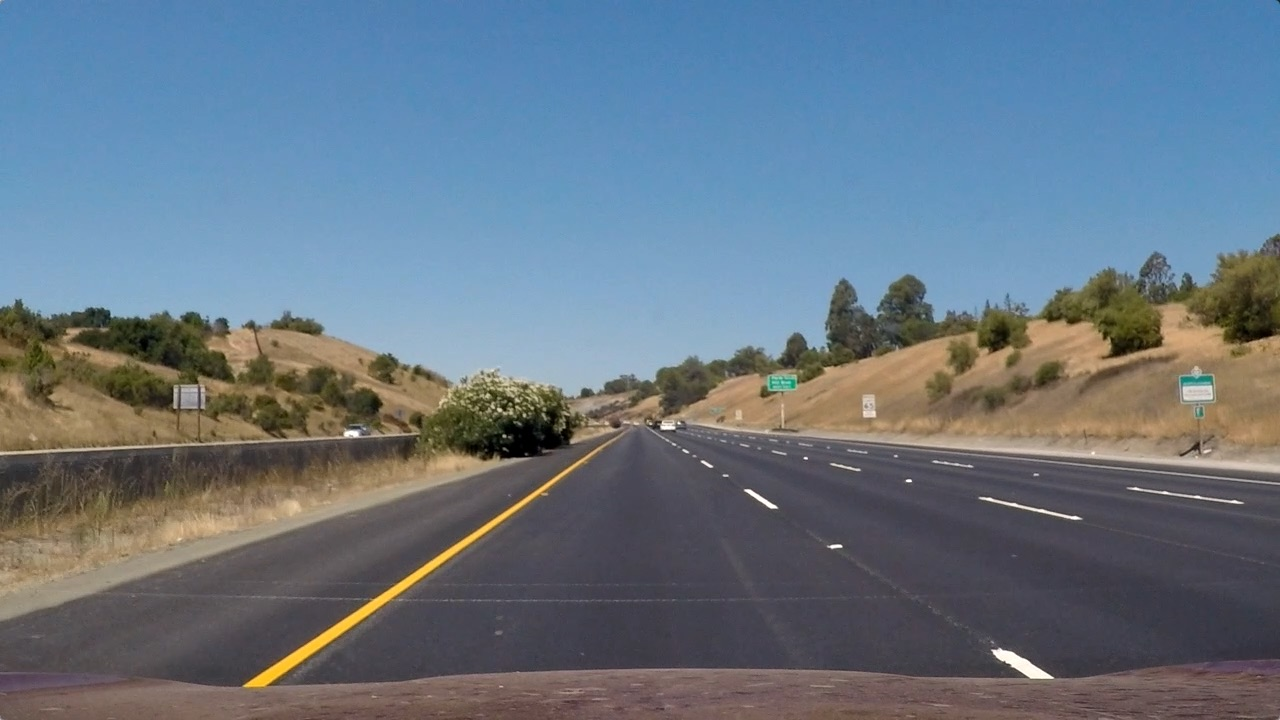
#> input picture PROJECT2_Advanced_Lane_Lines/test_images/straight_lines1.jpg, 1280 x 720 px
$ python thresholding.py   (older library calls are emulated)
#> lines starting #> are read from the running program, lines starting #| are printed output that depends on the picture; after the words box and inside, x2 and y2 are one past the last pixel; in counts of white or black regions, pixels touching at a corner belong together
#> in test_color_n_edge_threshold, img is the input picture: shape (720, 1280, 3); mean B, G, R 131.2, 117.7, 103.2
import numpy as np
import cv2
import matplotlib.pyplot as plt
import os;

def abs_sobel_thresh(img,orient='x',ksize=3,thresh=(0,255)):
    # 1) Convert to grayscale
#> called with orient = 'x', ksize = 3, thresh = (45, 250)
    gray = cv2.cvtColor(img,cv2.COLOR_BGR2GRAY);
    # 2) Take the gradient in x and y separately
    if orient=='x':
        sobel = cv2.Sobel(gray,cv2.CV_64F,1,0,ksize=ksize);
    elif orient=='y':
        sobel = cv2.Sobel(gray,cv2.CV_64F,0,1,ksize=ksize);
    # 3) Take the absolute value of the x and y gradients
    abs_sobel = np.absolute(sobel);
    # 4) Create a binary mask where direction thresholds are met
    mask = (abs_sobel>=thresh[0]) & (abs_sobel<=thresh[1])
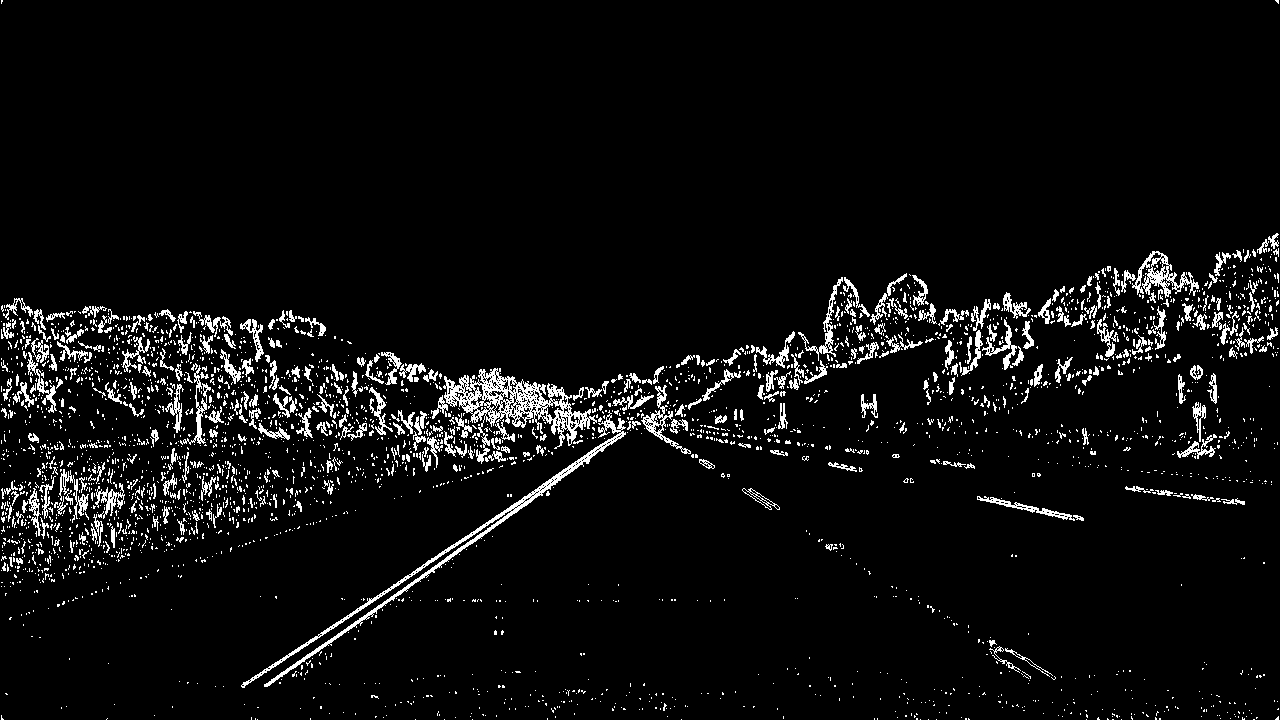
#> mask: shape (720, 1280) bool; 5.3% white in thin lines or dots
    # 6) Return this mask as your binary_output image
    grad_binary = np.zeros_like(abs_sobel) # Remove this line
    grad_binary[mask]=1;
    return grad_binary

def mag_thresh(img, ksize=3, thresh=(0, 255)):
    # print("called with ",mag_thresh)
    # print(" ksize : ",ksize)
    # 1) Convert to grayscale
#> called with ksize = 3, thresh = (10, 128)
    gray=cv2.cvtColor(img,cv2.COLOR_BGR2GRAY);
    # 2) Take the gradient in x and y separately
    sobelx = cv2.Sobel(gray,cv2.CV_64F,1,0,ksize=ksize);
    sobely = cv2.Sobel(gray,cv2.CV_64F,0,1,ksize=ksize);
    # 3) Calculate the magnitude
    sobel_mag = np.sqrt(sobelx**2+sobely**2);
    #print(sobel_mag);
    # 4) Scale to 8-bit (0 - 255) and convert to type = np.uint8
    scaled_sobel = np.uint8((sobel_mag/np.amax(sobel_mag))*255);
    #print(scaled_sobel);
    # 5) Create a binary mask where mag thresholds are met
    mask = (scaled_sobel >= thresh[0]) & (scaled_sobel <=thresh[1]);
#> mask: shape (720, 1280) bool; 18.2% white; 1936 white regions (1758 under 20 px), largest, box (x1, y1, x2, y2) and area: (0, 232, 1280, 720) 146420, (461, 676, 613, 720) 2198, (601, 693, 685, 718) 579
    # 6) Return this mask as your binary_output image
    # to show binary images with cv2.imshow please use dtype as float , otherwise default min.max will taken as (0,255)
    # and whole image will appear black on the screen
    mag_binary = np.zeros_like(scaled_sobel,dtype=np.float32);
    mag_binary[mask]=1;
    #print(mag_binary)
    return mag_binary

def dir_threshold(img, ksize=15, thresh=(0, np.pi/2)):
    # 1) Convert to grayscale
#> called with ksize = 15, thresh = (0.289, 1.57)
    gray = cv2.cvtColor(img,cv2.COLOR_BGR2GRAY);
    # 2) Take the gradient in x and y separately
    sobelx = cv2.Sobel(gray,cv2.CV_64F,1,0,ksize=ksize);
    sobely = cv2.Sobel(gray,cv2.CV_64F,0,1,ksize=ksize);
    # 3) Take the absolute value of the x and y gradients
    abs_sobelx = np.absolute(sobelx);
    abs_sobely = np.absolute(sobely);
    # 4) Use np.arctan2(abs_sobely, abs_sobelx) to calculate the direction of the gradient
    theta = np.arctan2(abs_sobely, abs_sobelx)
    # 5) Create a binary mask where direction thresholds are met
    mask = (theta>=thresh[0]) & (theta<=thresh[1])
#> mask: shape (720, 1280) bool; 89.2% white; black in thin lines or dots
    # 6) Return this mask as your binary_output image
    # dir_binary = np.zeros_like(theta,dtype=np.float32) # Remove this line
    # dir_binary[mask]=1;
    #Inverse thresholding
    dir_binary = np.ones_like(theta,dtype=np.float32) # Remove this line
    dir_binary[mask]=0;

    return dir_binary

def combine_edge_thresholding(img):
    gradx = abs_sobel_thresh(img, orient='x', ksize=3, thresh=(45, 250))
    grady = abs_sobel_thresh(img, orient='y', ksize=3, thresh=(120, 255))
    # mag_binary = mag_thresh(img, ksize=3, thresh=(30, 128))
    mag_binary = mag_thresh(img, ksize=3, thresh=(10, 128))
    #dir_binary = dir_threshold(img, ksize=15, thresh=(0.7, 1.3))
    dir_binary = dir_threshold(img, ksize=15, thresh=(0.2895, 1.57))
#> dir_binary: shape (720, 1280) float32; values 0 (black) and 1 (white), 10.8% white in thin lines or dots

    combined = np.zeros_like(dir_binary);

    combined[((gradx == 1) | (grady == 1)) & ((mag_binary == 1) & (dir_binary == 1))] = 1
    return combined;

def hls_threshold(img, thresh=(0, 255)):
    # 1) Convert to HLS color space
#> called with thresh = (90, 255)
    hsl_img = cv2.cvtColor(img,cv2.COLOR_BGR2HLS)
#> hsl_img: shape (720, 1280, 3); mean of channels 0, 1, 2 85.5, 117, 67
    # 2) Apply a threshold to the S channel
    s_channel = hsl_img[:,:,2]
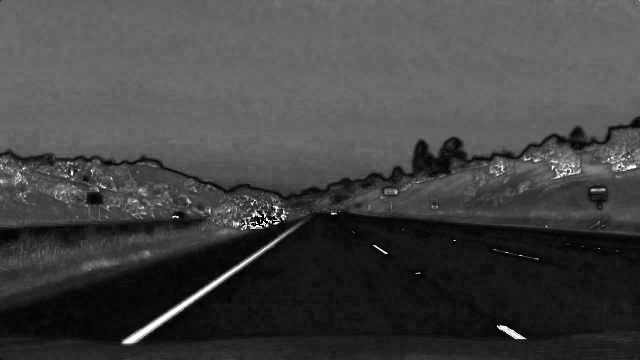
#> s_channel: shape (720, 1280) (shown at 1/2 size); min 0, max 255, mean 67
    # 3) Return a binary image of threshold result
    binary_output = np.zeros_like(s_channel,dtype=np.float32) # placeholder line
    binary_output[(s_channel>thresh[0]) & (s_channel<=thresh[1])]=1
    return binary_output

def hue_threshold(img, thresh=(0, 255)):
    # 1) Convert to HLS color space
    hsl_img = cv2.cvtColor(img,cv2.COLOR_BGR2HLS)
    # 2) Apply a threshold to the S channel
    h_channel = hsl_img[:,:,0]
    # 3) Return a binary image of threshold result
    binary_output = np.zeros_like(h_channel,dtype=np.float32) # placeholder line
    binary_output[(h_channel>thresh[0]) & (h_channel<=thresh[1])]=1
    return binary_output

# [32 lines left out: functions test_hsl_threshold, test_hue_threshold, not called in this run]

def color_n_edge_threshold(img):

    edge_binary = combine_edge_thresholding(img);

    # Threshold Saturation color channel
    s_thresh_min = 90
    s_thresh_max = 255
    s_binary = hls_threshold(img,(s_thresh_min,s_thresh_max));
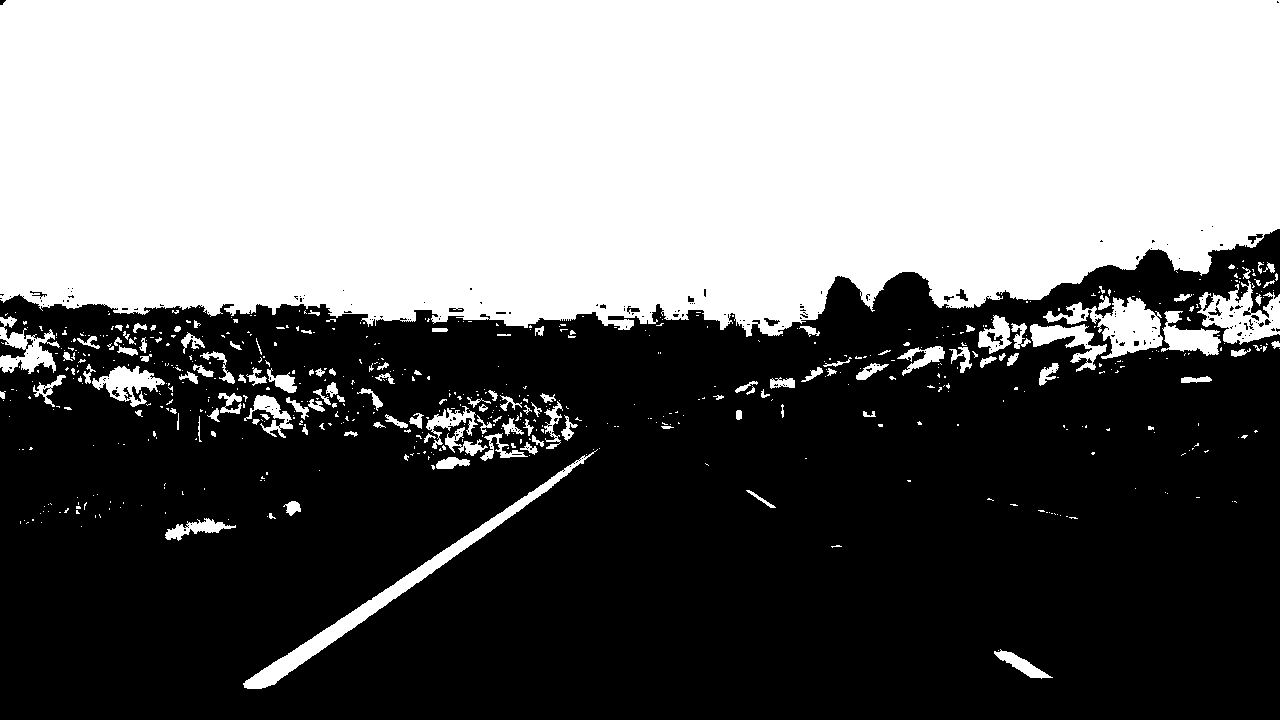
#> s_binary: shape (720, 1280) float32; values 0 (black) and 1 (white), 45.3% white; 627 white regions (494 under 20 px), largest, box (x1, y1, x2, y2) and area: (0, 0, 1280, 337) 385410, (243, 449, 598, 689) 4939, (1043, 297, 1163, 359) 3045

    # Threshold on hue color channel
    h_thresh_min = 15
    h_thresh_max = 30
    h_binary = hue_threshold(img,(h_thresh_min,h_thresh_max));
#> in hue_threshold, `h_channel = hsl_img[:,:,0]`:
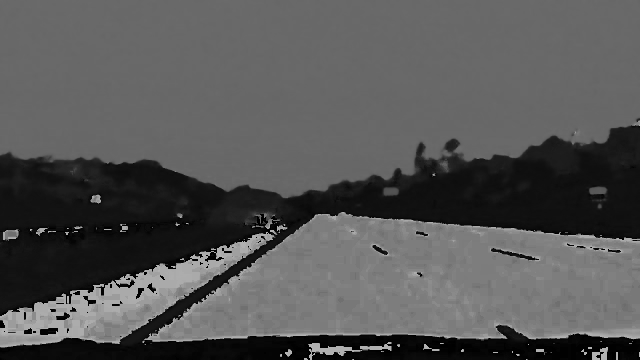
#> h_channel: shape (720, 1280) (shown at 1/2 size); min 0, max 179, mean 85.5
#> h_binary: shape (720, 1280) float32; values 0 (black) and 1 (white), 17.1% white; 338 white regions (314 under 20 px), largest, box (x1, y1, x2, y2) and area: (0, 252, 1280, 624) 148948, (242, 439, 613, 691) 6281, (995, 651, 1053, 683) 673

    hs_binary = s_binary*h_binary;
#> hs_binary: shape (720, 1280) float32; values 0 (black) and 1 (white), 2.9% white; 562 white regions (448 under 20 px), largest, box (x1, y1, x2, y2) and area: (243, 449, 598, 689) 4883, (1043, 297, 1163, 359) 3026, (1197, 280, 1280, 345) 2523

    color_binary = np.uint8(np.dstack((np.zeros_like(edge_binary), edge_binary, hs_binary)) * 255)
    # combined_binary = None;
    # Combine the two binary thresholds
    combined_binary = np.zeros_like(edge_binary)
    combined_binary[(edge_binary == 1) | (hs_binary == 1)] = 1;

    # Stack each channel to view their individual contributions in green and blue respectively
    # This returns a stack of the two binary images, whose components you can see as different colors

    #color_binary = np.uint8(np.dstack((np.zeros_like(edge_binary), edge_binary, s_binary)) * 255)
    # # Combine the two binary thresholds
    # combined_binary = np.zeros_like(edge_binary)
    # combined_binary[(s_binary == 1) | (edge_binary == 1)] = 1;

    return combined_binary,color_binary;

def test_color_n_edge_threshold():
    test_folder = '../test_images/';
    # test_folder = '../test_output_folder/';
    if not os.path.exists(test_folder):
        raise Exception("Test Folder does not exists");
        return None,None;

    for file_name in os.listdir(test_folder):
        img = cv2.imread(os.path.join(test_folder,file_name));
        #img = img[...,::-1]; # Converting from BGR to RGB

        plt.subplot(131);
        plt.title("Original Image")
        plt.imshow(img[...,::-1]);

        thresh_binary_img,color_binary = color_n_edge_threshold(img);
#> thresh_binary_img: shape (720, 1280) float32; values 0 (black) and 1 (white), 3.7% white; 2017 white regions (1862 under 20 px), largest, box (x1, y1, x2, y2) and area: (243, 449, 598, 689) 4897, (1042, 297, 1183, 359) 3350, (1192, 280, 1280, 355) 3056

        plt.subplot(132);
        plt.title("Thresholded Color Image")
        plt.imshow(color_binary);

        plt.subplot(133);
        plt.title("Thresholded Binary Image")
        plt.imshow(thresh_binary_img,cmap='gray');

        plt.show();
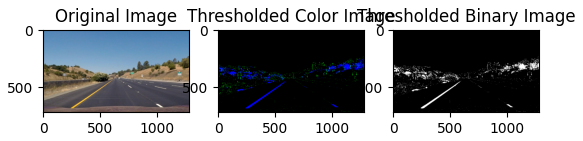
#> figure drawn by matplotlib, 3 panels
#> pass 2 of the loop in test_color_n_edge_threshold, `for file_name in os.listdir(test_folder):`:
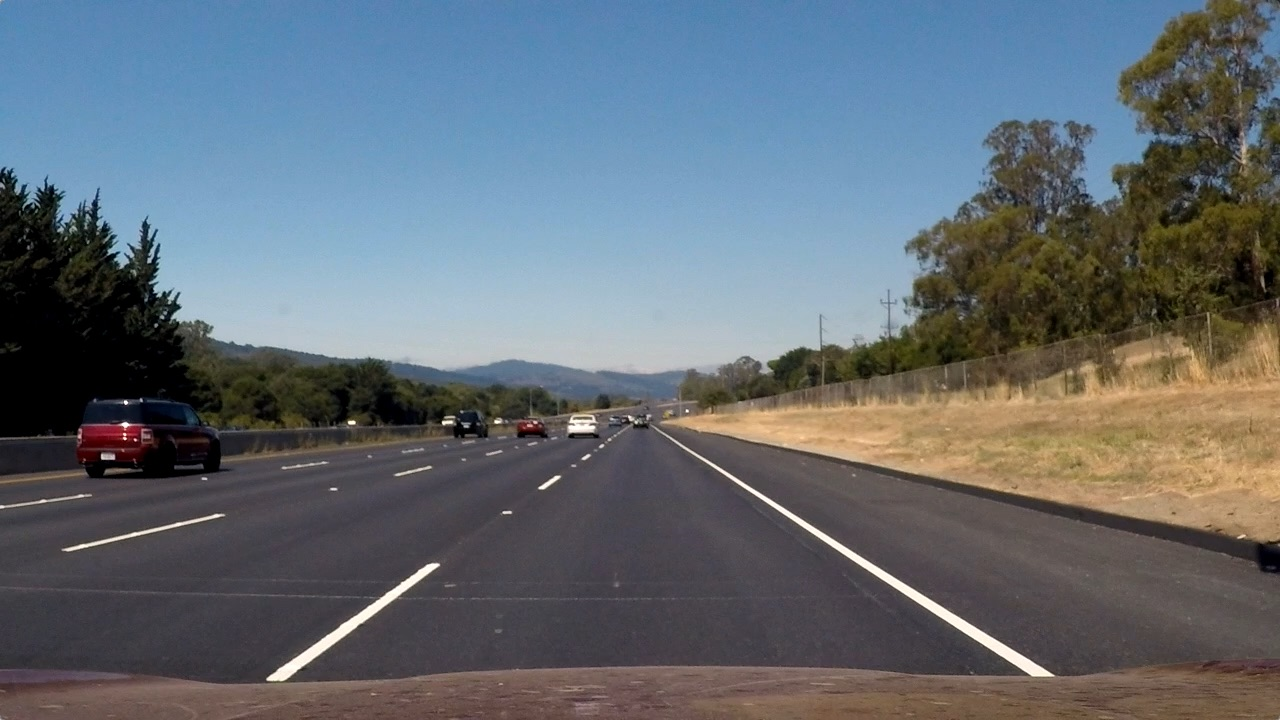
#> input picture PROJECT2_Advanced_Lane_Lines/test_images/straight_lines2.jpg, 1280 x 720 px
#> in test_color_n_edge_threshold, img is the input picture: shape (720, 1280, 3); mean B, G, R 115.1, 107.7, 99.4
#> in abs_sobel_thresh (call 3), `mask = (abs_sobel>=thresh[0]) & (abs_sobel<=thresh[1])`:
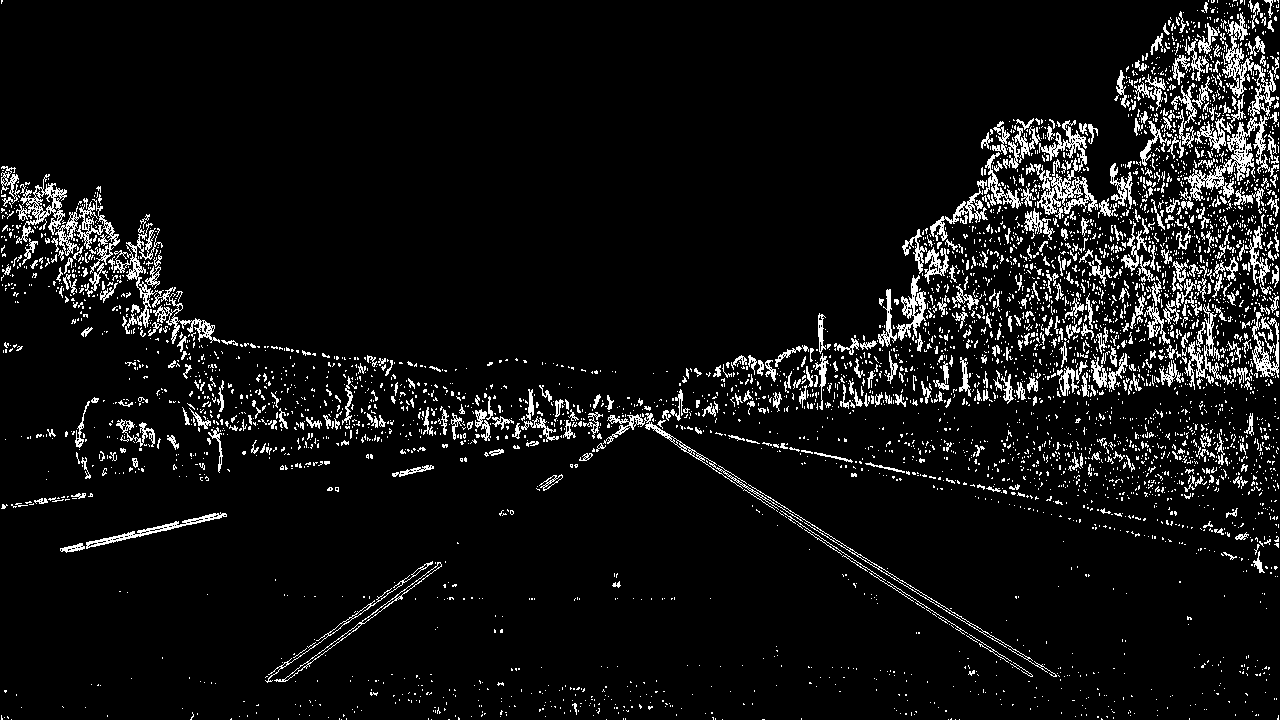
#> mask: shape (720, 1280) bool; 7.1% white in thin lines or dots
#> in dir_threshold (call 2), `abs_sobelx = np.absolute(sobelx);`:
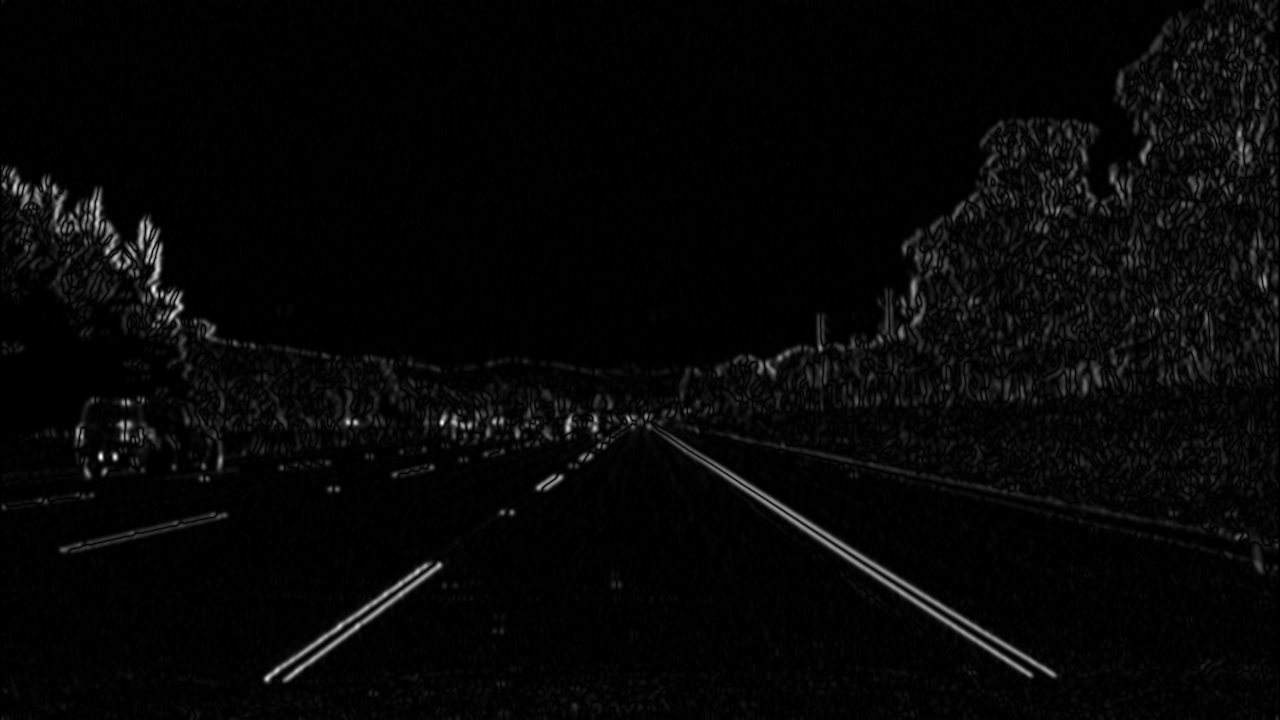
#> abs_sobelx: shape (720, 1280) float64; min 0, max 4.5e+09, mean 120795871.1; drawn with min black and max white

# [15 lines left out: function test_edge_thresholding, not called in this run]

class Threshold_Tuner:

    def __init__(self,func_to_tune,*args):
        self.func_to_tune=func_to_tune;
        self.func_args = args

    def nothing(self,x):
        pass

    # [33 lines left out: function tune_threshold_by_sliders, not called in this run]

if __name__=='__main__':
    test_color_n_edge_threshold();
    # img = cv2.imread('../test_images/test5.jpg');
    # edge_thresh = combine_edge_thresholding(img);
    # plt.subplot(121);
    # plt.imshow(img[...,::-1]);

    # plt.subplot(122);
    # plt.imshow(edge_thresh,cmap='gray');
    # plt.show();

    # test_color_n_edge_threshold();
    '''args = 15

    #test_color_n_edge_threshold();

    test_folder = '../test_output_folder/';
    if not os.path.exists(test_folder):
        raise Exception("Test Folder does not exists");

    for file_name in os.listdir(test_folder):
        img = cv2.imread(os.path.join(test_folder,file_name));
        # plt.imshow(img);
        # plt.show();

        # tuner = Threshold_Tuner(hue_threshold ,args);
        # tuner.tune_threshold_by_sliders(img,low=0,high=255)

        tuner = Threshold_Tuner(mag_thresh,args);
        tuner.tune_threshold_by_sliders(img,low=0,high=255)

        # tuner = Threshold_Tuner(dir_threshold,args);
        # tuner.tune_threshold_by_sliders(img,low=0,high=np.pi/2.0);
        '''

    pass
